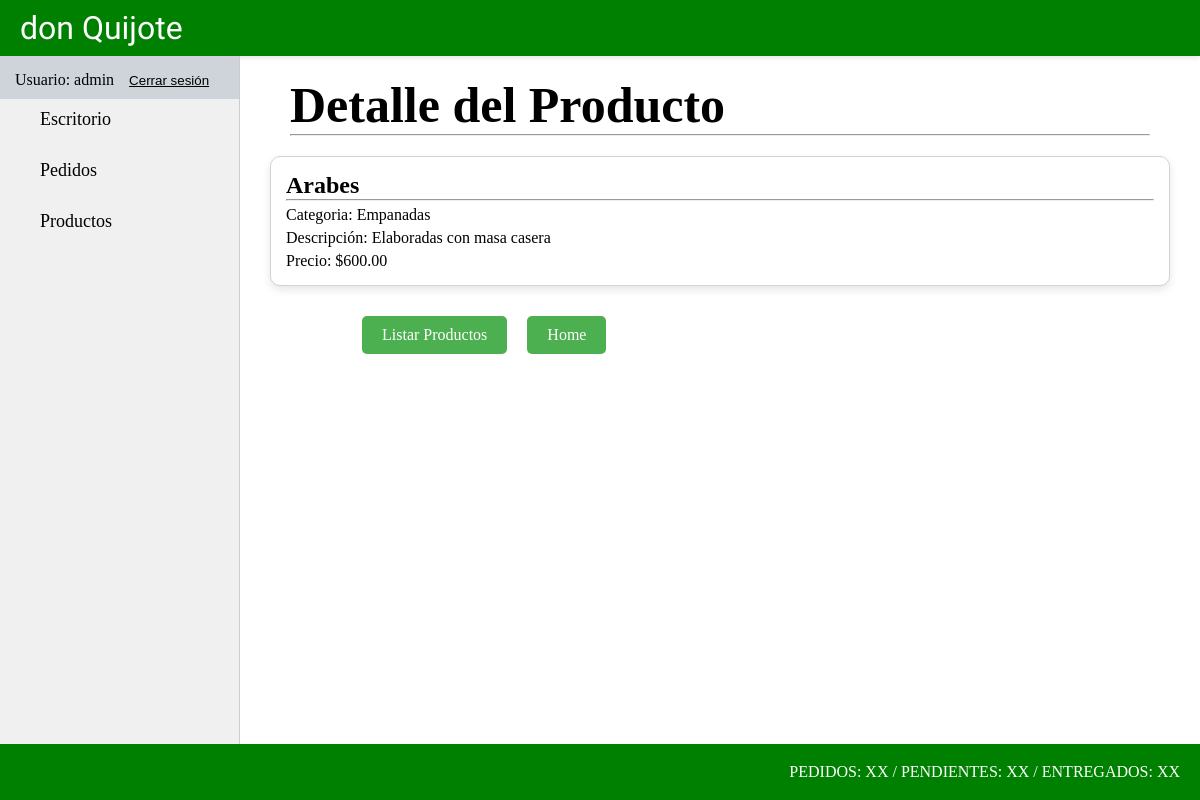
Screenshot of /producto/producto/detail/7 (signed in) with the database file from the repository.
### producto/models.py (models this page shows, shortened)
class Producto(models.Model):
    nombre = models.CharField(max_length=50)
    descripcion = models.CharField(max_length=200)
    precio_unit = models.DecimalField(max_digits=10, decimal_places=2)
    precio_doc = models.DecimalField(max_digits=10, decimal_places=2, null=True, blank=True)
    categoria_id = models.ForeignKey(ProductoCategoria, on_delete=models.CASCADE)

class ProductoCategoria(models.Model):
    nombre = models.CharField(max_length=50)
    def __str__(self):
        return f"{self.nombre}"

### producto/views.py (the view)
# urls.py: path("producto/detail/<int:pk>", views.ProductoDetail.as_view(), name="producto_detail"),
class ProductoDetail(LoginRequiredMixin, DetailView):
    model = models.Producto

### producto/templates/producto/producto_detail.html
{% extends 'core/base.html' %}
{% block titulo %}
    {% include 'core/components/titulo.html' with titulo="Detalle del Producto" %}
{% endblock titulo %}
{% block section %}
    <div class="card-categoria">
        <h1>{{ object.nombre }}</h1>
        <hr>
        <p class="detalle-producto">Categoria: {{ object.categoria_id }}</p>
        <p class="detalle-producto">Descripción: {{ object.descripcion }}</p>
        <p class="detalle-producto">Precio: ${{ object.precio_unit }}</p>
    </div>
    {% include 'producto/components/btn_volver_listaproducto.html' %}
{% endblock section %}

### core/templates/core/components/navbar.html (shortened to what this page needs)
<nav class="container-nav">
    <ul class="list-app">
        {% if user.is_authenticated %}
            <div class="usuario-logout">
                <li class="list-link"><a>Usuario: {{ user.username }}</a></li>
                <li>
                    <form action="{% url 'core:logout' %}" method="post">
                        <button type="submit" class="btn-logout"><u>Cerrar sesión</u></button>
                    </form>
                </li>
            </div>
            <li class="list-link"><a class="link-app" href="{% url 'core:home' %}">Escritorio</a></li>
            <li class="list-link"><a class="link-app" href="{% url 'pedidos:pedido_list' %}">Pedidos</a></li>
            <li class="list-link"><a class="link-app" href="{% url 'producto:home' %}">Productos</a></li>
        {% else %}
            <li class="list-link"><a class="link-app" href="{% url 'core:login' %}">Login</a></li>
        {% endif %}
    </ul>
</nav>

### core/static/core/css/styles.css (style rules this page uses)
* { padding: 0; margin: 0; box-sizing: border-box; }
.container-nav { width: 20%; height: 86vh; background-color: #f0f0f0; float: left; overflow-y: auto; border-right: 1px solid #ccc; }
.list-app { list-style: none; padding: 0; }
.list-link { margin-bottom: 10px; }
.link-app { color: #000; text-decoration: none; font-size: 18px; display: block; padding: 10px 40px; transition: background-color 0.3s ease; }
.card-categoria { margin: 10px; padding: 15px; border-radius: 10px; border: 1px solid #ced4da; display: flex; flex-direction: column; background-color: #ffffff; box-shadow: 0 4px 8px rgba(0, 0, 0, 0.1); transition: transform 0.2s ease-in-out, box-shadow 0.2s ease-in-out; }
.detalle-producto { margin-top: 5px; }
.usuario-logout { display: flex; column-gap: 15px; padding-left: 15px; padding-top: 15px; background-color: #ced4da; }
.btn-logout { border: none; background-color: #ced4da; }

### rows the page displays
Producto: nombre "Arabes", categoria_id "Empanadas", descripcion "Elaboradas con masa casera", precio_unit "600.00"

### other values shown
{{ user.username }} "admin"
{{ titulo }} "Detalle del Producto"
